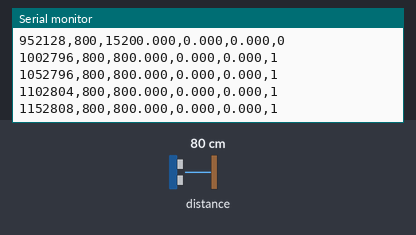
Recording of a sketch running on a simulated Arduino Uno, built with avr-gcc and run on an emulated ATmega328P. Parts: the last lines printed to the serial monitor. Inputs (shaded band) come from the test bench; at power-on: distance to the obstacle 80 cm.

Above: at 1.2 s.
1.3 s: distance to the obstacle set to 2 cm
At 1.3 s:
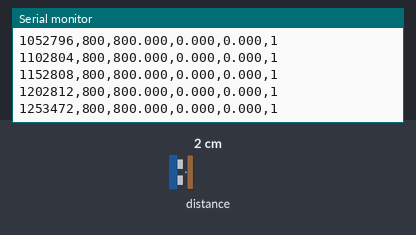
2.8 s: distance to the obstacle set to 4 cm
At 2.8 s:
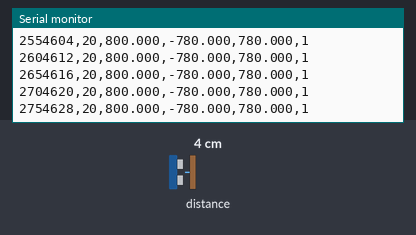
Timing chart, 0 to 5.8 s (numbered marks = the images above; inputs shaded):
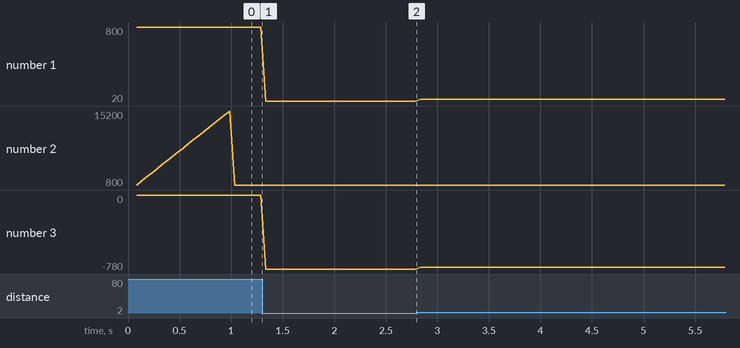

The sketch:

VL53L1X_FreeDecay.ino
```cpp
#include <Wire.h>
#include <Adafruit_VL53L1X.h>
Adafruit_VL53L1X tof;
#ifndef BB_SAMPLE_INTERVAL_US
#define BB_SAMPLE_INTERVAL_US 50000UL
#endif
#ifndef BB_BASELINE_SAMPLES
#define BB_BASELINE_SAMPLES 20
#endif
unsigned long last_us=0;
float baseline_mm=0.0f;
unsigned int baseline_n=0;
void setup(){
  Serial.begin(115200);
  Wire.begin();
  if(!tof.begin(0x29,&Wire)) while(true) delay(100);
  if(!tof.startRanging()) while(true) delay(100);
}
void loop(){
  const unsigned long now=micros();
  if((unsigned long)(now-last_us)<BB_SAMPLE_INTERVAL_US) return;
  last_us=now;
  if(!tof.dataReady()) return;
  const int16_t mm=tof.distance(); tof.clearInterrupt();
  if(mm<=0) return;
  if(baseline_n<BB_BASELINE_SAMPLES){ baseline_mm += (float)mm; baseline_n++; if(baseline_n==BB_BASELINE_SAMPLES) baseline_mm/=BB_BASELINE_SAMPLES; }
  const bool ready=baseline_n>=BB_BASELINE_SAMPLES;
  const float displacement=ready ? ((float)mm-baseline_mm) : 0.0f;
  const float abs_disp=fabsf(displacement);
  Serial.print(now); Serial.print(','); Serial.print(mm); Serial.print(','); Serial.print(baseline_mm,3); Serial.print(','); Serial.print(displacement,3); Serial.print(','); Serial.print(abs_disp,3); Serial.print(','); Serial.println(ready?1:0);
}
```

Measured:
- plotted number 1: 800 → 20 after the input at 1.3 s
- plotted number 3: 0 → -780 after the input at 1.3 s
